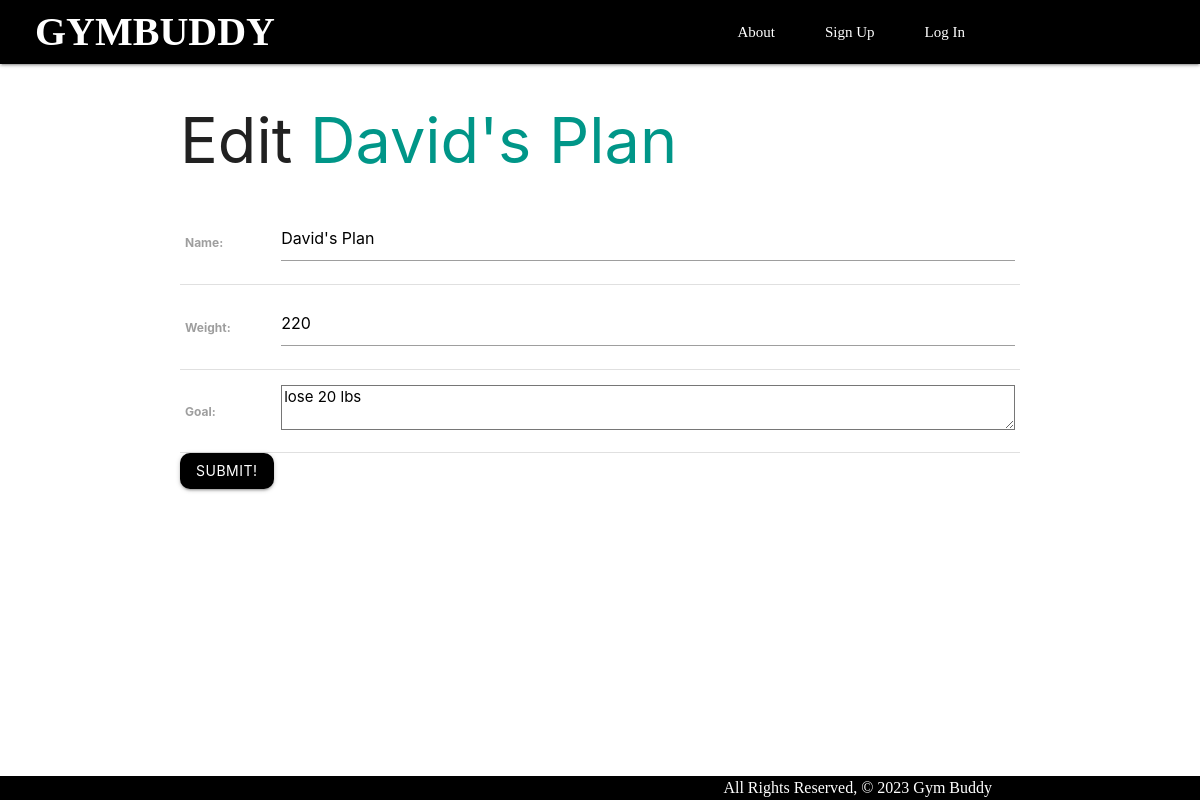
The app's page /plans/1/update/, older data.
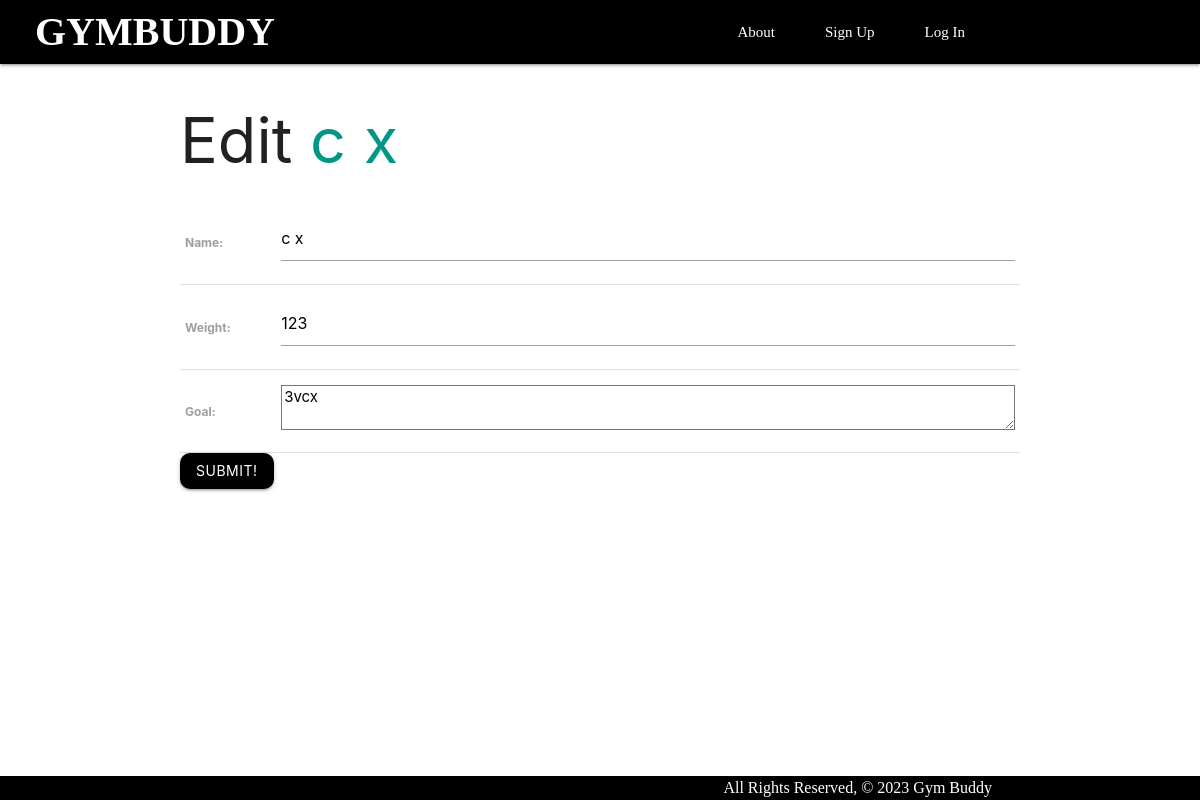
The same page, newer data.
### main_app/models.py (models this page shows, shortened)
class Plan(models.Model):
    name = models.CharField(max_length=100)
    weight = models.IntegerField()
    goal = models.TextField(max_length=250)
    user = models.ForeignKey(User, on_delete=models.CASCADE)
    exercises = models.ManyToManyField(Exercise)
    meals = models.ManyToManyField(Meal)

### main_app/views.py (the view)
# urls.py: path('plans/<int:pk>/update/', views.PlanUpdate.as_view(), name='plans_update'),
class PlanUpdate(UpdateView):
  model = Plan
  fields = ['name', 'weight', 'goal']

### main_app/templates/main_app/plan_form.html (shortened to what this page needs)
{% extends 'base.html' %} {% block content %} {% if object %}
<h1>Edit <span class="teal-text">{{object.name}}</span></h1>
{% else %}
<h1>Add Health Plan</h1>
{% endif %}
<form action="" method="POST">
  <table>
    {{ form.as_table }}
  </table>
  <input type="submit" value="Submit!" class="btn" />
</form>
{% endblock %}

Row changes from the older to the newer data that the page shows:
changed Plan: name "David's Plan" → "c x"; weight "220" → "123"; goal "lose 20 lbs" → "3vcx"
